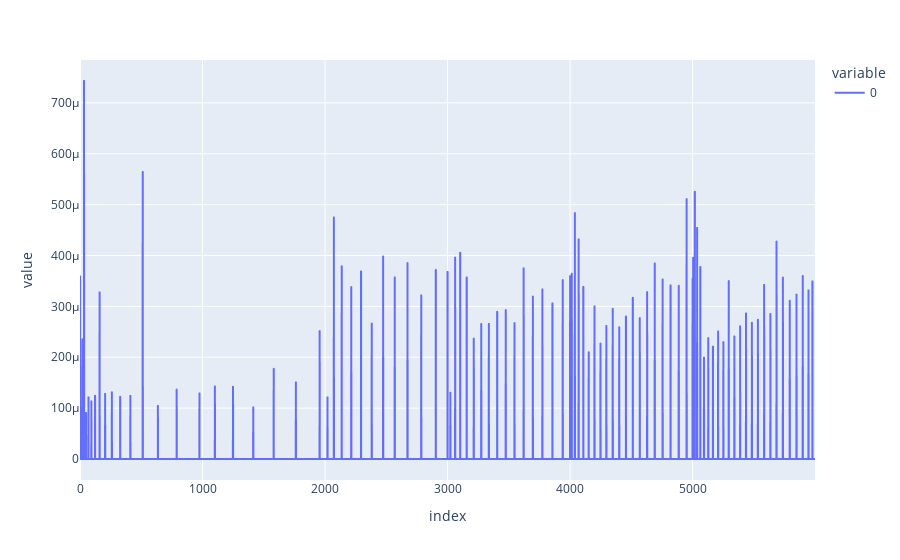

Notebook cell for this chart:
### Code cell
px.line(get_gc_pauses(iavl_evict_20.versions))

### Figure 1 — Plotly figure (JSON) as saved in the notebook; plotly's stock layout.template omitted (floating-point values rounded to 4 significant figures; data arrays with more than 128 entries replaced by an {"elided": "..."} marker saying what was removed)
{"data": [{"hovertemplate": "variable=0<br>index=%{x}<br>value=%{y}<extra></extra>", "legendgroup": "0", "line": {"color": "#636efa", "dash": "solid"}, "marker": {"symbol": "circle"}, "mode": "lines", "name": "0", "showlegend": true, "x": {"elided": "6000 int values"}, "xaxis": "x", "y": {"elided": "6000 float values"}, "yaxis": "y", "type": "scattergl"}], "layout": {"xaxis": {"anchor": "y", "domain": [0.0, 1.0], "title": {"text": "index"}}, "yaxis": {"anchor": "x", "domain": [0.0, 1.0], "title": {"text": "value"}}, "legend": {"title": {"text": "variable"}, "tracegroupgap": 0}, "margin": {"t": 60}}}
